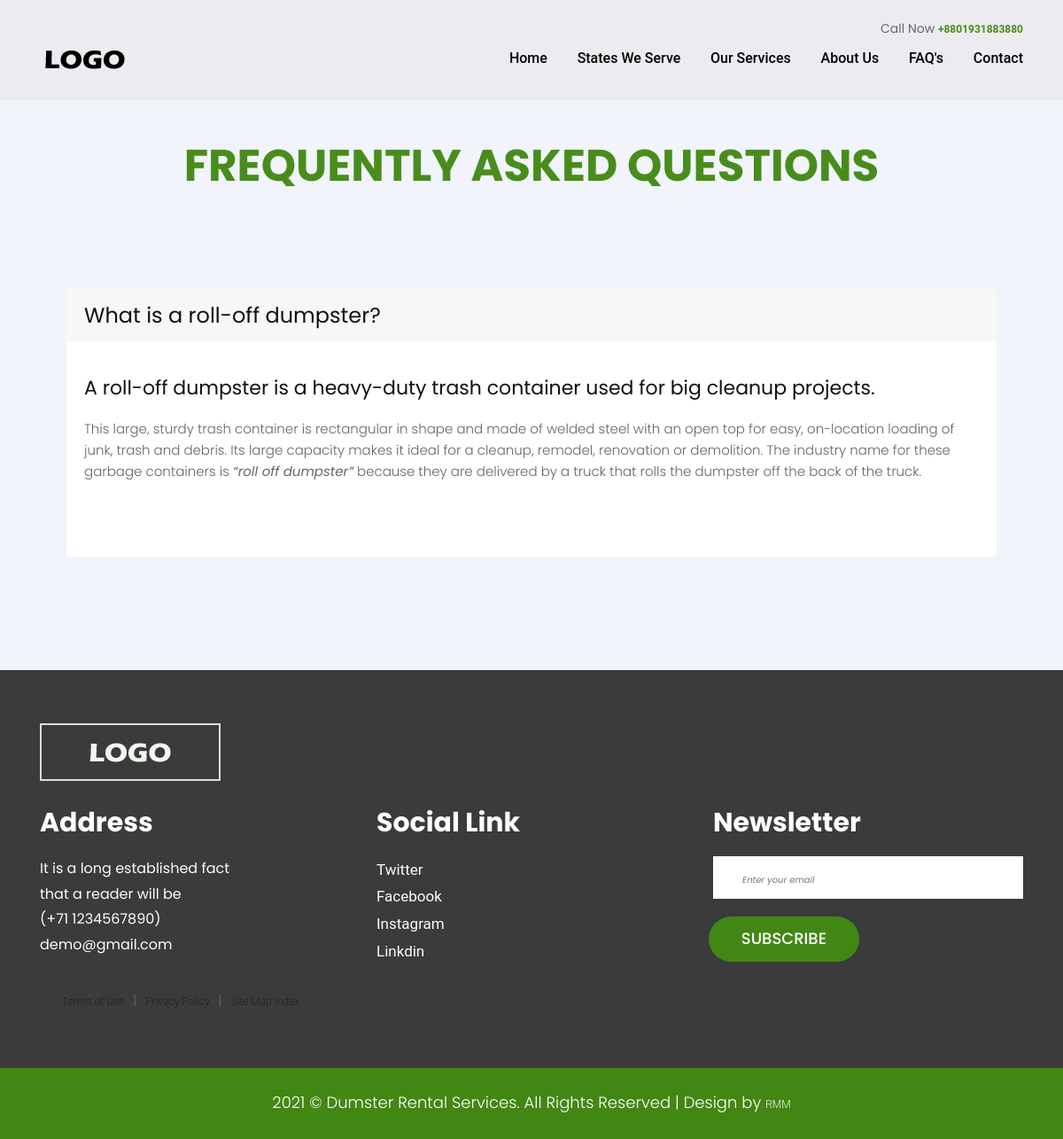
Screenshot of /faqs/1/ with the database file from the repository.
### pages/models.py (models this page shows, shortened)
class Faq(models.Model):
    question    = models.CharField(max_length=500)
    author      = models.ForeignKey(
            'auth.user',
            on_delete=models.CASCADE,
    )
    answer      = RichTextField(blank=True, null=True)

### pages/views.py (the view)
# urls.py: path('faqs/<int:pk>/', FAQDetailView.as_view(), name='faq_detail'),
class FAQDetailView(DetailView):
    model = Faq
    template_name = 'faq_detail.html'

### templates/faq_detail.html
{% extends 'base.html' %}
{% load static %}
{% block content %}
<div>
  <div class="container py-5 mt-5">
    <div class="container">
      <div class="row">
        <div class="col-md-12">
          <div class="titlepage">
            <h2> <strong class="llow">Frequently Asked Questions</strong> </h2>
          </div>
        </div>
      </div>
      <br><br>
      <div class="container">
        <div class="card border-0">
          <h1 class="card-header border-0"> {{ faq.question }} </h1>
          <div class="card-body">
            <p class="card-text">{{ faq.answer|safe }}</p>
          </div>
        </div>
      </div>
    </div>
  </div>
</div>
{% endblock content %}

### static/css/base.css (style rules this page uses)
body { font-family: 'Signika', sans-serif; }
::placeholder { font-size: 10px; padding-left: 10px; font-style: italic; }
h2 { margin-top: 0.5rem; margin-bottom: 0.5rem; }
p { padding-top: 0.5rem; padding-bottom: 0.5rem; line-height: 25px; }
body { background: #D9B280; font-family: "Roboto", sans-serif; }

### static/css/style.css (style rules this page uses)
* { box-sizing: border-box !important; }
html { scroll-behavior: smooth; }
body { color: #666666; font-size: 14px; font-family: 'Poppins', sans-serif; line-height: 1.80857; font-weight: normal; overflow-x: hidden; }
h1, h2, h3, h4, h5, h6 { letter-spacing: 0; font-weight: normal; position: relative; padding: 0 0 10px 0; font-weight: normal; line-height: normal; color: #111111; margin: 0 }
h1 { font-size: 24px }
h2 { font-size: 22px }
*, *::after, *::before { -webkit-box-sizing: border-box; -moz-box-sizing: border-box; box-sizing: border-box; }
p { margin: 0px; font-weight: 300; font-size: 15px; line-height: 24px; }
.titlepage { text-align: center; padding-bottom: 60px; }
.llow { color: #488d1c; font-weight: bold; }
.titlepage h2 { text-transform: uppercase; padding: 0; font-weight: bold; color: #000; line-height: 55px; font-size: 50px; }

### rows the page displays
Faq: question "What is a roll-off dumpster?", answer "A roll-off dumpster is a heavy-duty trash container used for big cleanup projects. This large, sturdy trash container is rectangular in shape and made of welded steel with an open top for easy, on-location loading of junk, trash and debris. Its large capacity makes it ideal for a cleanup, remodel, renovation or demolition. The industry name for these garbage containers is “roll off dumpster” because they are delivered by a truck that rolls the dumpster off the back of the truck."
